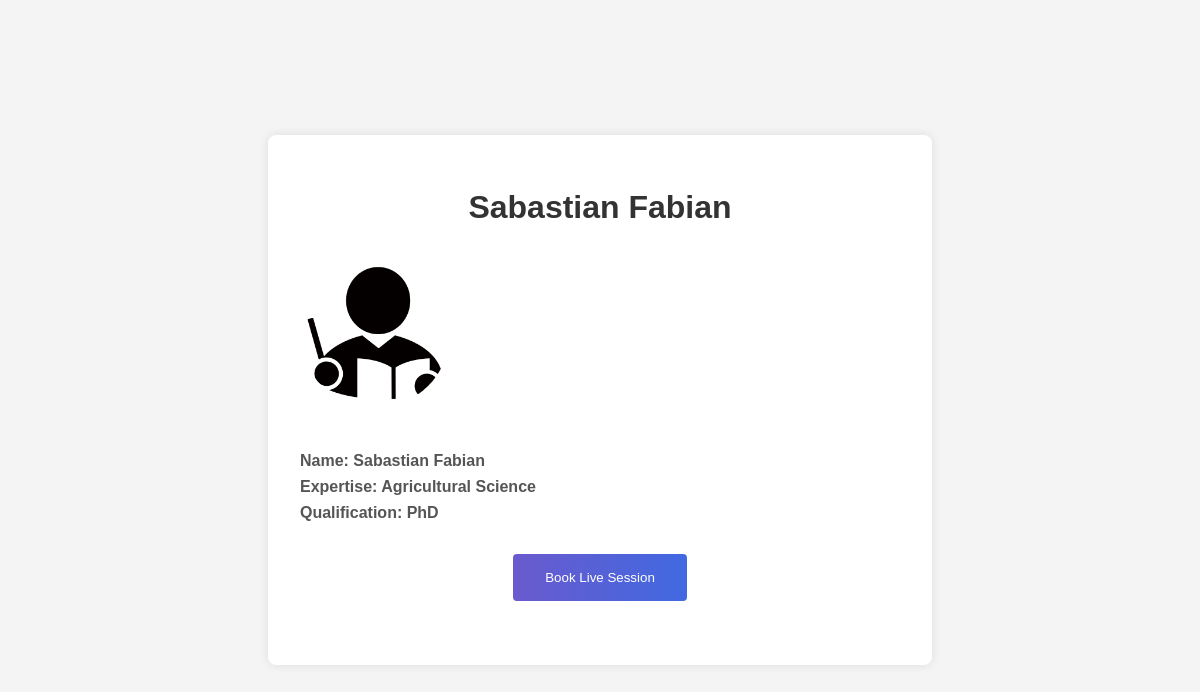
The app's page /student-view-tutor/1, older data.
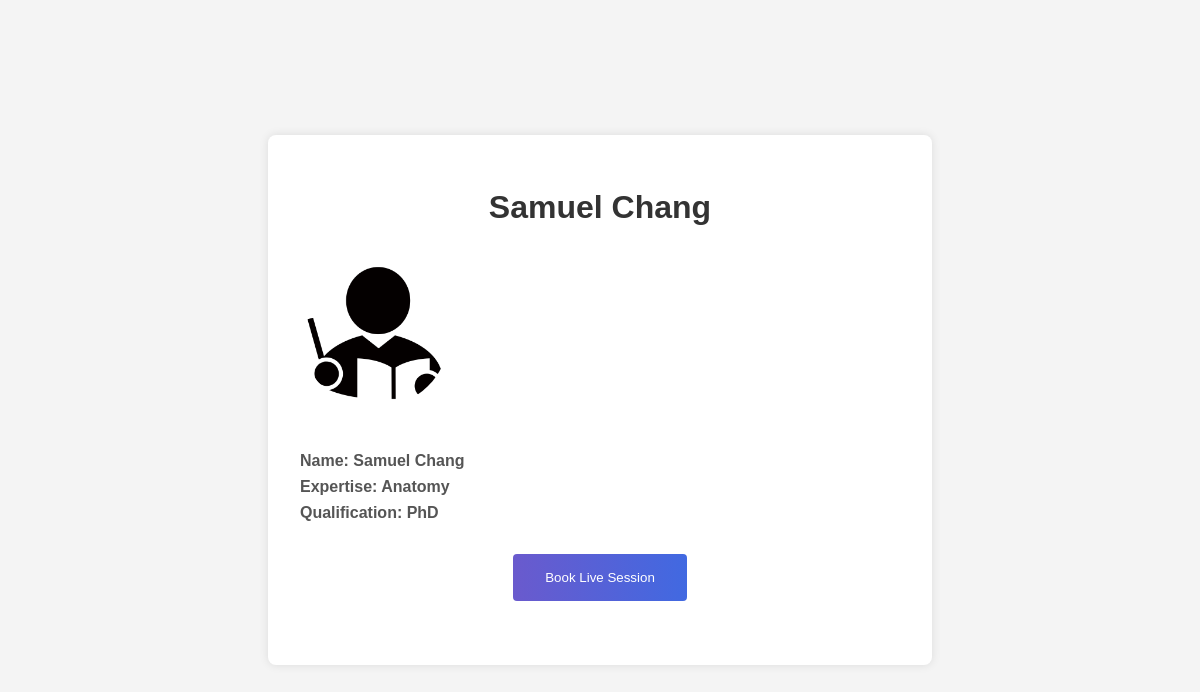
The same page, newer data.
### Website/models.py (models this page shows)
class Tutor(db.Model, UserMixin):
    id = db.Column(db.Integer, primary_key=True)
    firstName = db.Column(db.String(150), nullable=False)
    lastName = db.Column(db.String(150), nullable=False)
    qualification = db.Column(db.String(150), nullable=True)
    course = db.Column(db.String(150), nullable=True)
    email = db.Column(db.String(150), unique=True, nullable=False)
    password = db.Column(db.String(150), nullable=False)
    profilePicture = db.Column(db.String(255), nullable=True)

### Website/views.py (the view, shortened to what this page needs)
@views.route('/student-view-tutor/<int:tutor_id>', methods=['GET', 'POST'])
def student_view_tutor(tutor_id):
    tutor = Tutor.query.get_or_404(tutor_id)
    return render_template("student/student-view-tutor.html", student=current_user, tutor=tutor)

### Website/templates/student/student-view-tutor.html (shortened to what this page needs)
<!DOCTYPE html>
<html lang="en">
    <head>
        <link rel="stylesheet" href="{{ url_for('static', filename='stylesheets/dashboard-style.css') }}">
        <link rel="stylesheet" href="{{ url_for('static', filename='stylesheets/student-view-tutor.css') }}">
    </head>
<body>
    <div class="container">
        <header>
            <h1>{{ tutor.firstName }} {{ tutor.lastName }}</h1>
        </header>
        <main>
            <div class="profile-image">
                <img src="{{ url_for('static', filename='icons/teacher-icon.png') }}" alt="Profile Image">
            </div>
            <div class="details">
                <p><strong>Name: {{ tutor.firstName}} {{ tutor.lastName }}</strong></p>
                <p><strong>Expertise: {{ tutor.course }}</strong></p>
                <p><strong>Qualification: {{ tutor.qualification }}</strong></p>
            </div>
            <form method="POST" action="{{ url_for('views.student_view_tutor', tutor_id=tutor.id) }}">
            <button type="submit" onclick="handlebooking()">Book Live Session</button>
            </form>
        </main>
    </div>
</body>
</html>

### Website/static/stylesheets/dashboard-style.css (style rules this page uses)
body { font-family: "Work Sans", sans-serif; font-optical-sizing: auto; font-weight: 450; font-style: normal; }

### Website/static/stylesheets/student-view-tutor.css (style rules this page uses)
body { font-family: Arial, sans-serif; margin: 0; padding: 0; display: flex; justify-content: center; align-items: center; min-height: 100vh; background-color: #f4f4f4; }
.container { background: white; padding: 2rem; border-radius: 8px; box-shadow: 0 0 10px rgba(0,0,0,0.1); width: 80%; max-width: 600px; }
header h1 { text-align: center; color: #333; margin-bottom: 2rem; }
.profile-image img { width: 150px; height: 150px; border-radius: 50%; object-fit: cover; margin: 0 auto 2rem; }
.details p { margin: 0.5rem 0; color: #555; }
button { display: block; margin: 2rem auto; padding: 1rem 2rem; background: linear-gradient(to right, #6a5acd, #4169e1); color: white; border: none; border-radius: 4px; cursor: pointer; transition: transform 0.2s ease; }

Row changes from the older to the newer data that the page shows:
changed Tutor "PhD": firstName "Sabastian" → "Samuel"; lastName "Fabian" → "Chang"; course "Agricultural Science" → "Anatomy"
